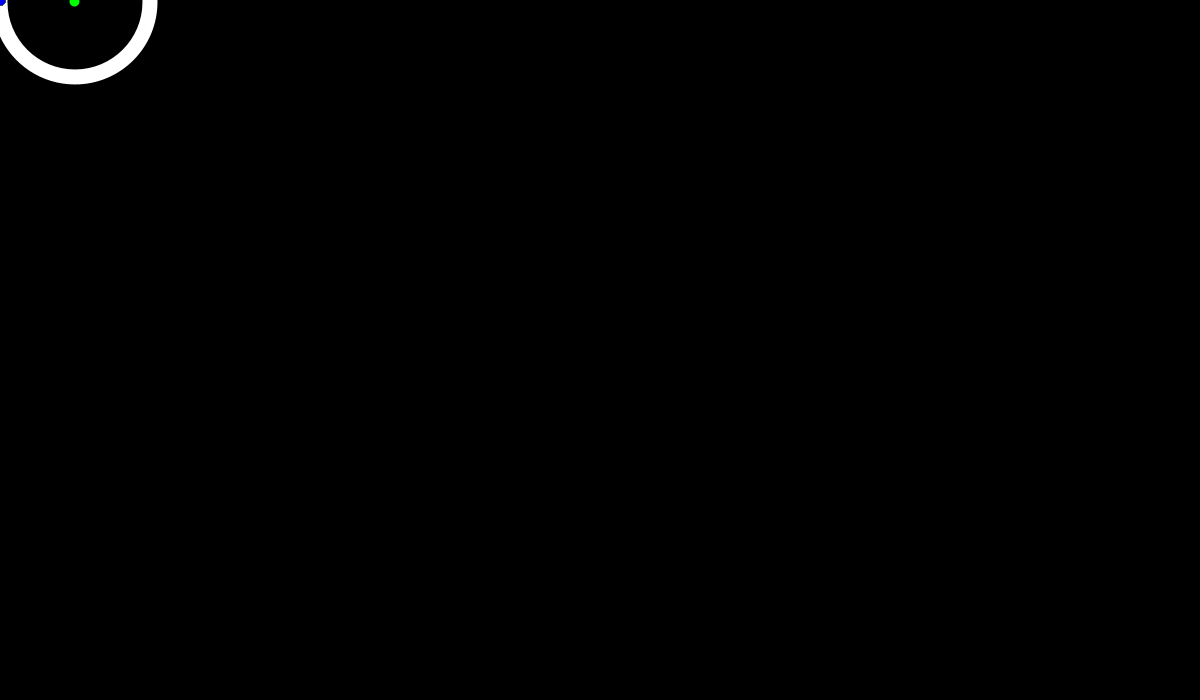
Frame 1 (no input)
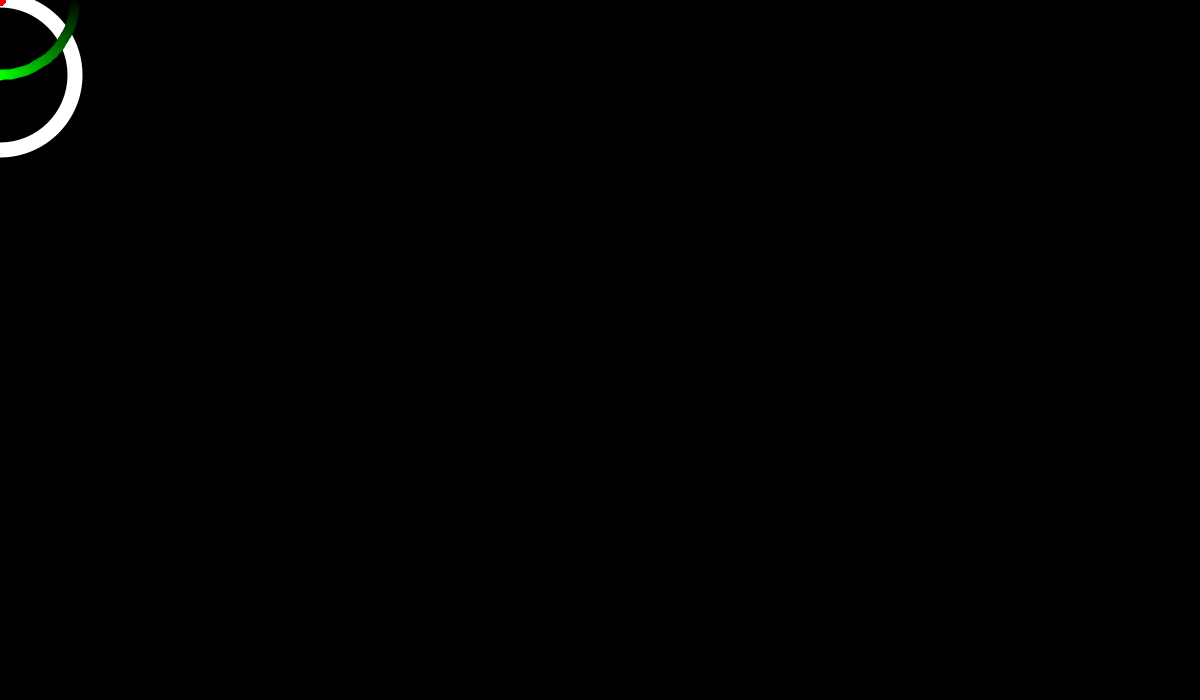
Frame 60 (the mouse pressed at the canvas centre just before this capture)
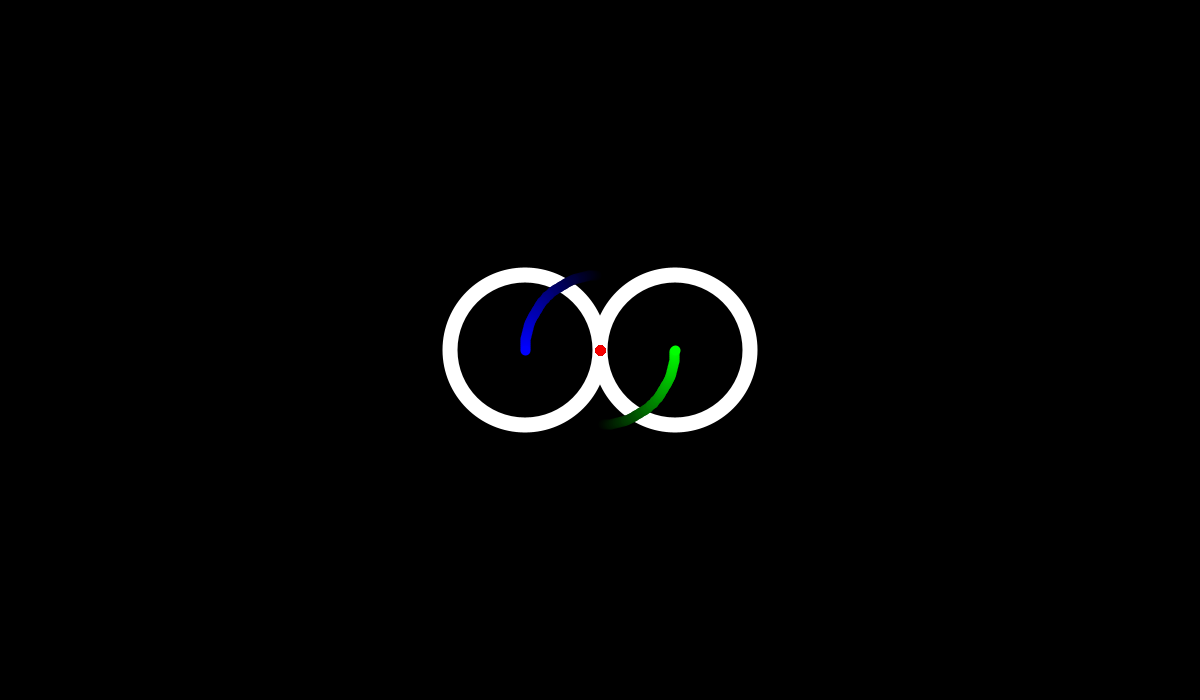
Frame 120 (the mouse held since frame 60 and released just before this capture)

The Processing sketch that drew these frames (run headless with seeded random() and noise(); from frame 60 on, the mouse is pressed at the canvas centre):

// Processing sketch: processing_135243
// ── processing_135243.pde

float om = PI/2;
float theta = 0;
boolean roll = true;
boolean pressed = false;
int ringSize = 150;
int ringWidth = 15;
int frame = 60;
int[][] rPoint;
float[][] gPoint;
float[][] bPoint;

void setup() {
  size(1200, 700);
  rPoint = new int[frame][2];
  gPoint = new float[frame][2];
  bPoint = new float[frame][2];
  for (int i = 0; i <= frame-1; i ++) {
    rPoint[i][0] = 0;
    rPoint[i][1] = 0;
    gPoint[i][0] = 0;
    gPoint[i][1] = 0;
    bPoint[i][0] = 0;
    bPoint[i][1] = 0;
  }
}

void draw() {
  background(0);
  if (mousePressed) {
    if (!pressed)
      roll = !roll; 
    pressed = true;
  }
  else
    pressed = false;
  if (roll) 
    theta += om/60;
  else 
    theta -= om/60;
    
  fill(255);
  noStroke();
  ellipse(mouseX+(ringSize/2)*cos(theta), mouseY+(ringSize/2)*sin(theta), ringSize+ringWidth, ringSize+ringWidth);
  ellipse(mouseX-(ringSize/2)*cos(theta), mouseY-(ringSize/2)*sin(theta), ringSize+ringWidth, ringSize+ringWidth);
  fill(0);
  ellipse(mouseX+(ringSize/2)*cos(theta), mouseY+(ringSize/2)*sin(theta), ringSize-ringWidth, ringSize-ringWidth);
  ellipse(mouseX-(ringSize/2)*cos(theta), mouseY-(ringSize/2)*sin(theta), ringSize-ringWidth, ringSize-ringWidth);
  
  for (int i = 0; i <= frame-2; i ++) {
    rPoint[i][0] = rPoint[i+1][0];
    rPoint[i][1] = rPoint[i+1][1];
    gPoint[i][0] = gPoint[i+1][0];
    gPoint[i][1] = gPoint[i+1][1];
    bPoint[i][0] = bPoint[i+1][0];
    bPoint[i][1] = bPoint[i+1][1];
  }
  rPoint[59][0] = mouseX;
  rPoint[59][1] = mouseY;
  gPoint[59][0] = mouseX+(ringSize/2)*cos(theta);
  gPoint[59][1] = mouseY+(ringSize/2)*sin(theta);
  bPoint[59][0] = mouseX-(ringSize/2)*cos(theta);
  bPoint[59][1] = mouseY-(ringSize/2)*sin(theta);
  
  strokeWeight(10);
  
  for (int i = 0; i <= frame-2; i ++) {
    stroke(255*i/(frame), 0, 0);
    point(rPoint[i][0],rPoint[i][1]);
    stroke(0, 255*i/(frame), 0);
    point(gPoint[i][0],gPoint[i][1]);
    stroke(0, 0, 255*i/(frame));
    point(bPoint[i][0],bPoint[i][1]);
  }
  stroke(0, 255, 0);
  point(mouseX+(ringSize/2)*cos(theta), mouseY+(ringSize/2)*sin(theta));
  stroke(0, 0, 255);
  point(mouseX-(ringSize/2)*cos(theta), mouseY-(ringSize/2)*sin(theta));
}
